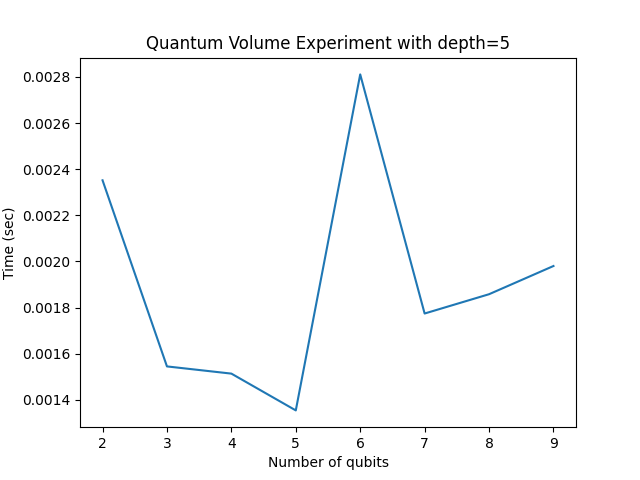

The script that saved this image:
from qiskit import *
from qiskit.circuit.library import *
from qiskit_aer import *
import time
import numpy as np

def quant_vol(qubits=15, depth=10, shots=1):
   sim = AerSimulator(method='statevector', device='CPU')
   circuit = QuantumVolume(qubits, depth, seed=0)
   circuit.measure_all()
   circuit = transpile(circuit, sim)

   start = time.time()
   result = sim.run(circuit, shots=shots, seed_simulator=12345).result()
   time_val = time.time() - start
   return time_val


num_qubits = np.arange(2, 10)
qv_depth = 5
num_shots = 10

# Array for storing the output results
results_array = []

# iterate over qv depth and number of qubits
for i in num_qubits:
   results_array.append(quant_vol(qubits=i, shots=num_shots, depth=qv_depth))
   # for debugging purposes you can print out the results

# Print the results so we can see them
print("\n--- Quantum Volume Results ---")
for i, time_taken in enumerate(results_array):
    q_count = num_qubits[i]
    print(f"Qubits: {q_count} | Time: {time_taken:.4f} seconds")

# Fill in the missing package and library
import matplotlib.pyplot as plt

plt.xlabel('Number of qubits')
plt.ylabel('Time (sec)')
plt.plot(num_qubits, results_array)
plt.title('Quantum Volume Experiment with depth=' + str(qv_depth))
plt.savefig('qv_experiment.png')
